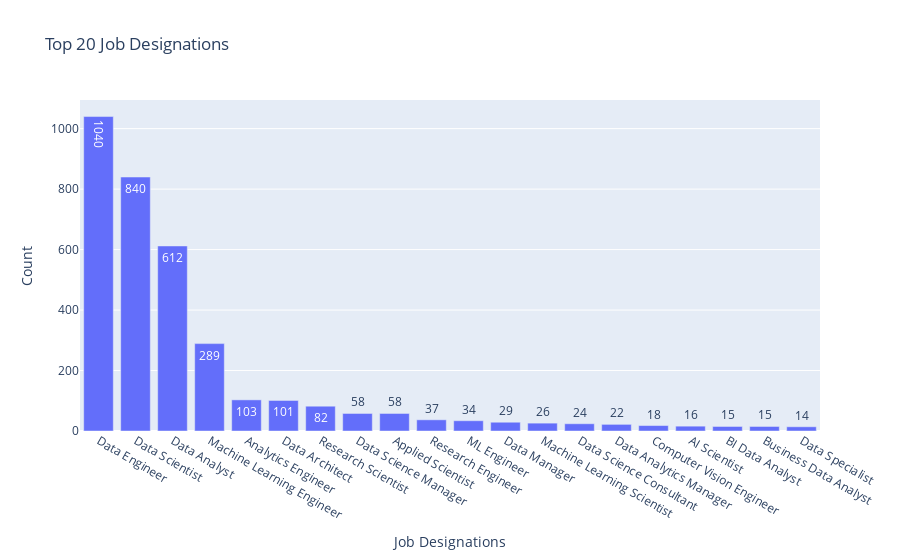

Write notebook code for a chart like this one.
### Code cell
# Take out 15 most popular jobs
gr = data['job_title'].value_counts()[:20]

fig = px.bar(x = gr.index, y = gr.values, text = gr.values, 
       title = 'Top 20 Job Designations')
fig.update_layout(xaxis_title = 'Job Designations', yaxis_title = "Count")
fig.show()

### Figure 1 — Plotly figure (JSON) as saved in the notebook; plotly's stock layout.template omitted (floating-point values rounded to 4 significant figures)
{"data": [{"alignmentgroup": "True", "hovertemplate": "x=%{x}<br>y=%{y}<br>text=%{text}<extra></extra>", "legendgroup": "", "marker": {"color": "#636efa", "pattern": {"shape": ""}}, "name": "", "offsetgroup": "", "orientation": "v", "showlegend": false, "text": [1040, 840, 612, 289, 103, 101, 82, 58, 58, 37, 34, 29, 26, 24, 22, 18, 16, 15, 15, 14], "textposition": "auto", "type": "bar", "x": ["Data Engineer", "Data Scientist", "Data Analyst", "Machine Learning Engineer", "Analytics Engineer", "Data Architect", "Research Scientist", "Data Science Manager", "Applied Scientist", "Research Engineer", "ML Engineer", "Data Manager", "Machine Learning Scientist", "Data Science Consultant", "Data Analytics Manager", "Computer Vision Engineer", "AI Scientist", "BI Data Analyst", "Business Data Analyst", "Data Specialist"], "xaxis": "x", "y": [1040, 840, 612, 289, 103, 101, 82, 58, 58, 37, 34, 29, 26, 24, 22, 18, 16, 15, 15, 14], "yaxis": "y"}], "layout": {"barmode": "relative", "legend": {"tracegroupgap": 0}, "title": {"text": "Top 20 Job Designations"}, "xaxis": {"anchor": "y", "domain": [0, 1], "title": {"text": "Job Designations"}}, "yaxis": {"anchor": "x", "domain": [0, 1], "title": {"text": "Count"}}}}
